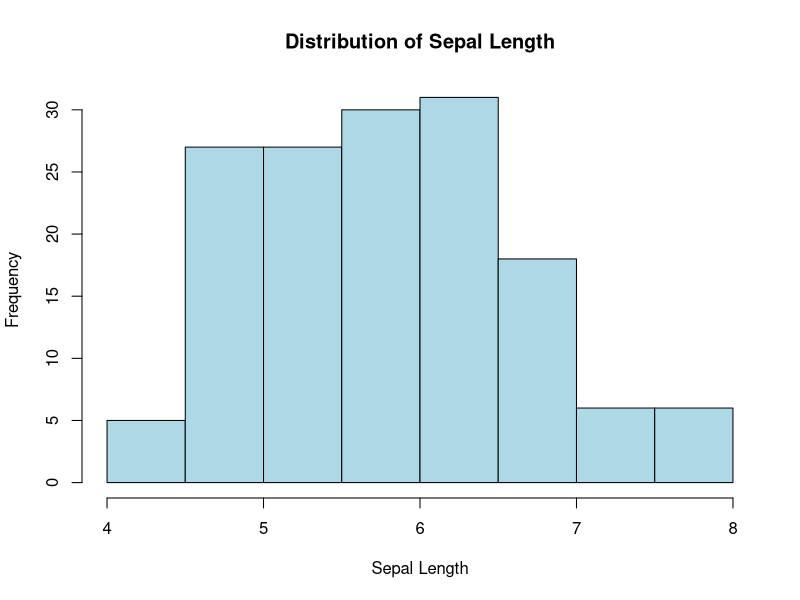
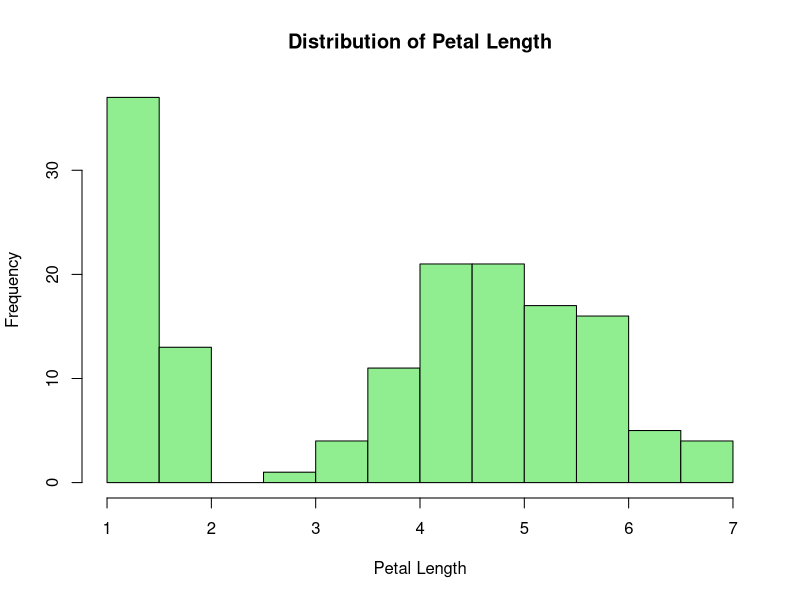
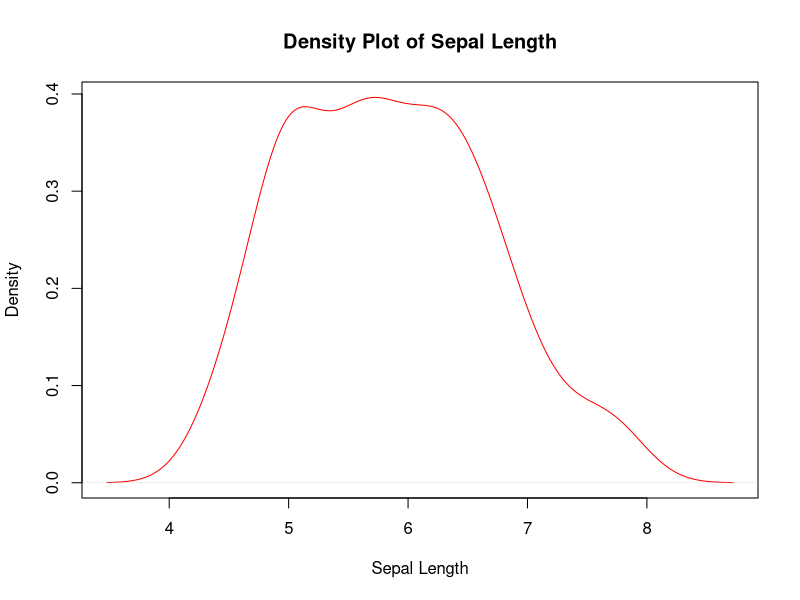
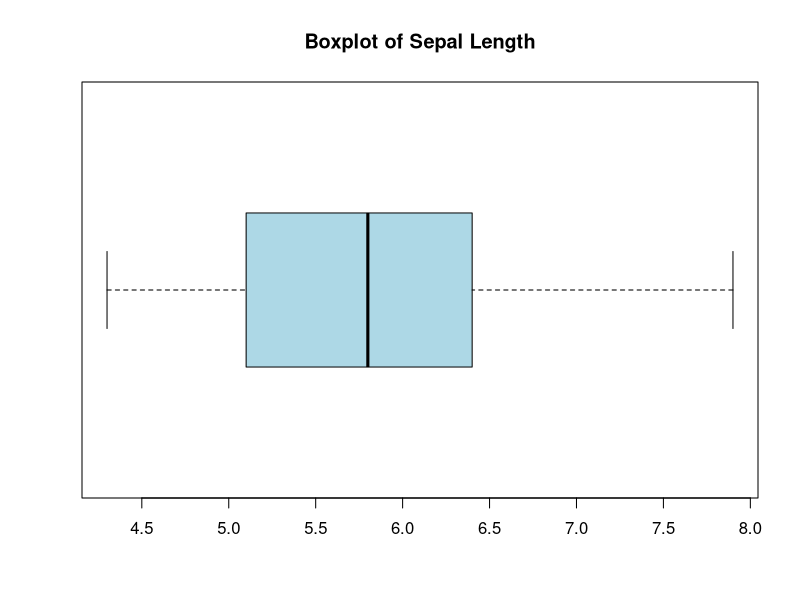
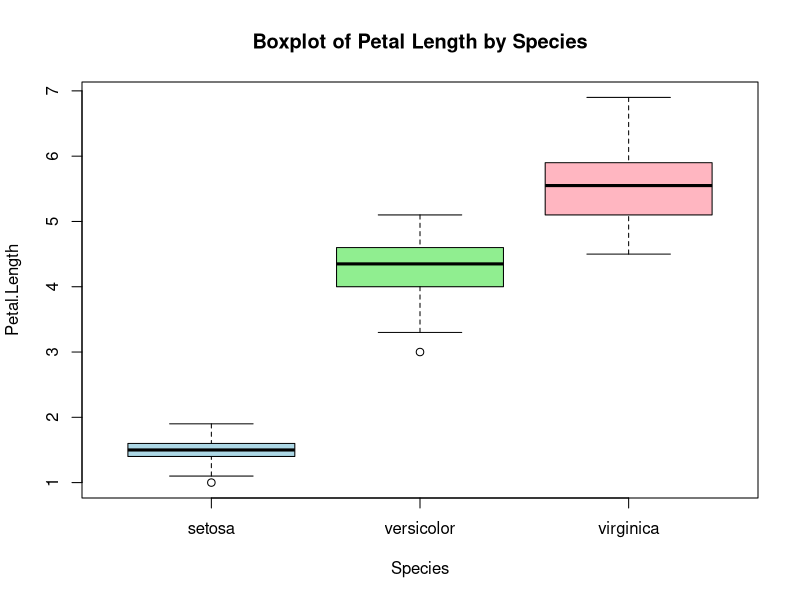
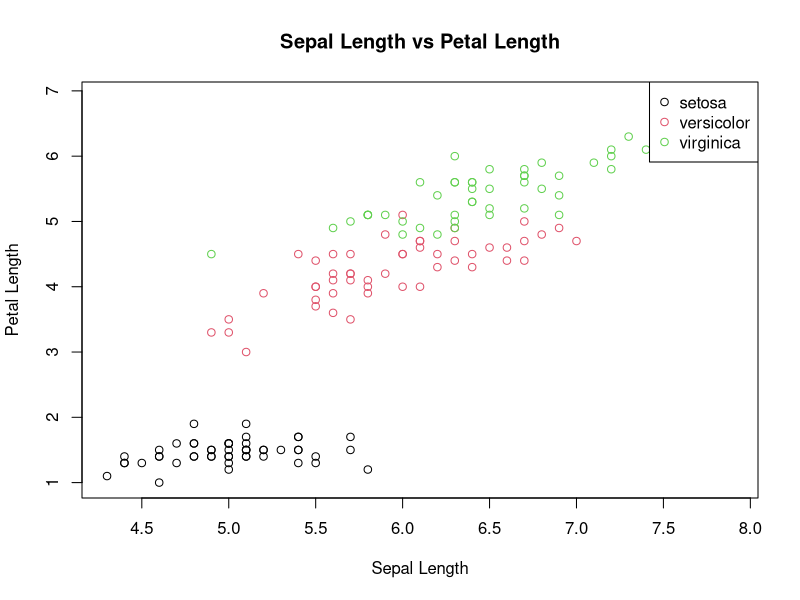

Generate these figures, in order, with R:
#EDA(exoloratory data analysis)
data(iris)
head(iris)
summary(iris)
str(iris)
#distribution of dataset using histogram,scatterplot,boxplot
hist(iris$Sepal.Length,
main="Distribution of Sepal Length",
xlab = "Sepal Length",
col = "lightblue"
)
 hist(iris$Petal.Length,
main = "Distribution of Petal Length",
xlab = "Petal Length",
col = "lightgreen"
)
 #Density plot
 plot(density(iris$Sepal.Length),
main = "Density Plot of Sepal Length",
xlab = "Sepal Length",
col = "red"
)
 
 #Identify Outliers
 boxplot(iris$Sepal.Length,
main = "Boxplot of Sepal Length",
col = "lightblue",
horizontal = TRUE
)
 boxplot(Petal.Length ~ Species,
data =  iris,
main = "Boxplot of Petal Length by Species",
col = c("lightblue", "lightgreen", "lightpink")
)
 
 #relationship between variables
 #scatter plot
 plot(iris$Sepal.Length,
iris$Petal.Length,
main = "Sepal Length vs Petal Length",
xlab = "Sepal Length",
ylab = "Petal Length",
col = iris$Species
)
 legend("topright", legend = levels(iris$Species), col = 1:3, pch = 1)
